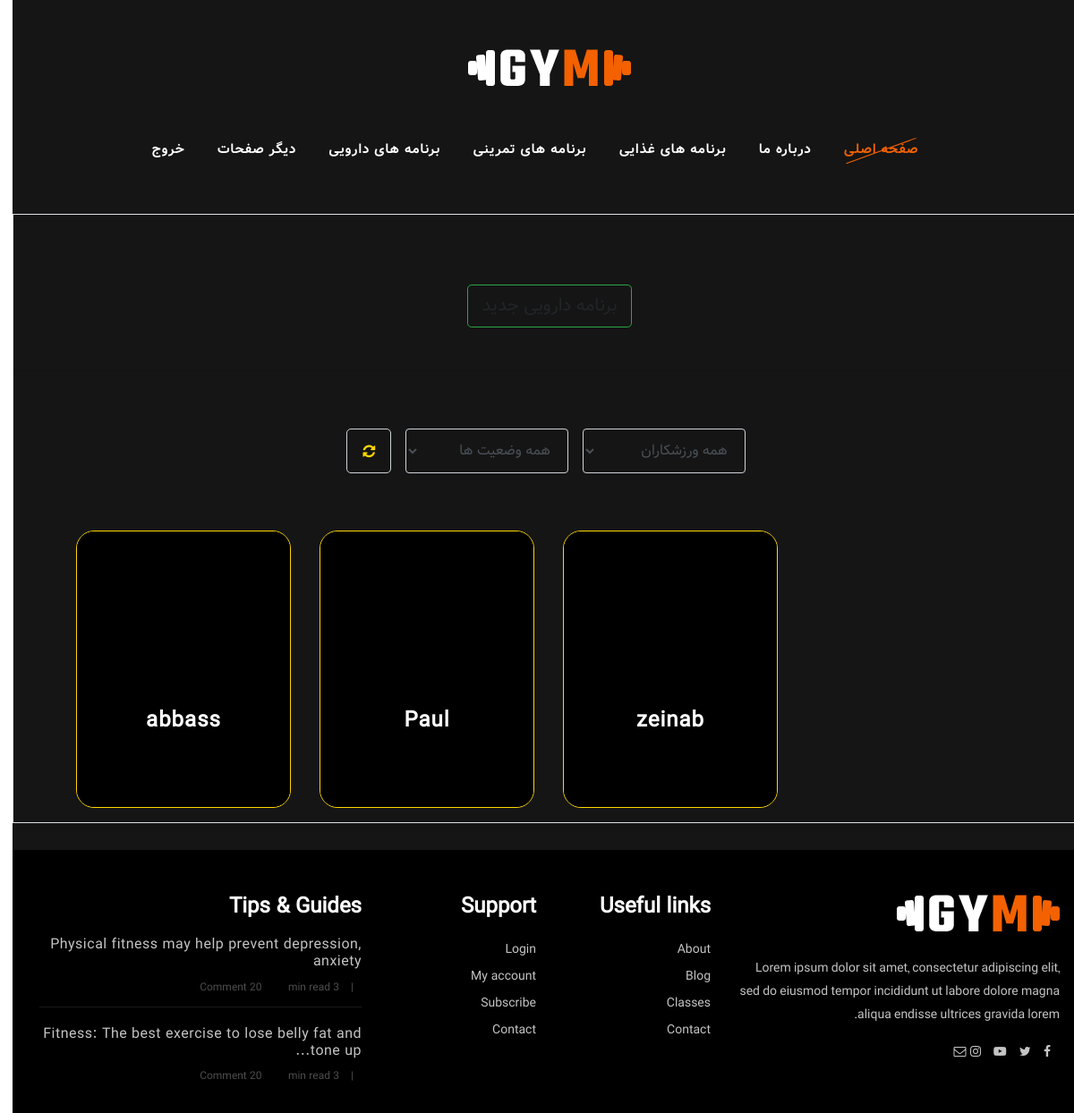
/manage_medicine/MedicinePlanList/ (signed in), run on an earlier commit of the app's database.
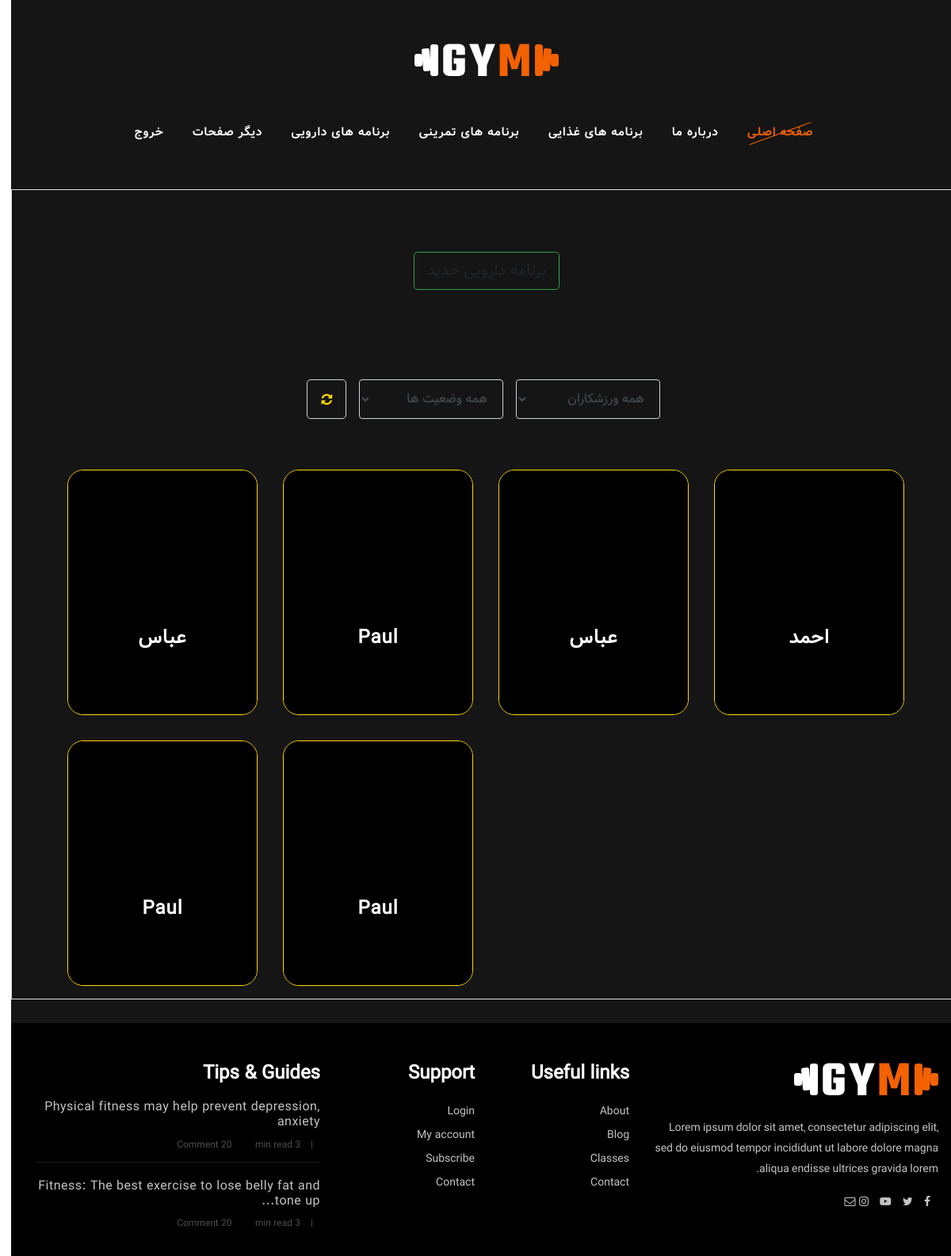
And on a later commit of the database.
### Medicine/models.py (models this page shows, shortened)
class MedicinePlan(models.Model):
    STATUS = [
        ('کات', 'کات'),
        ('افزایش وزن', 'افرایش وزن'),
        ('کاهش وزن', 'کاهش وزن'),
    ]
    start_date = jmodels.jDateField(verbose_name="Start Date", auto_now_add=True)
    end_date = jmodels.jDateField(verbose_name="End Date")
    status = models.CharField(verbose_name="Status",
                              choices=STATUS, max_length=50)
    medicine = models.ManyToManyField(
        Medicine, through='MedicinePlanItems',  verbose_name="Medicine")
    athlete = models.ForeignKey(Athlete , verbose_name='Athlete' , on_delete=models.CASCADE , null=True , blank=True)

### Users/models.py (models this page shows, shortened)
class Athlete(models.Model): # if login lazem shod az abstrctuser ers bebar
    BODY_TYPE = [
        ('Ectomorphs', 'Ectomorphs'),
        ('Mesomorphs', 'Mesomorphs'),
        ('Endomorphs', 'Endomorphs'),
        ('Ecto-mesomorphs', 'Ecto-mesomorphs'),
        ('Meso-endomorphs', 'Meso-endomorphs'),
        ('Ecto-Endomorphs', 'Ecto-Endomorphs'),
    ]
    username = models.CharField(max_length=255, unique=True)
    email = models.EmailField('email address', unique=True)
    user_image = models.ImageField(
        'Profile Image',  upload_to=None, default='DU.jpg')
    address = models.CharField('Address', max_length=100 , null=True, blank=True)
    age = models.IntegerField('Age',  null=True, blank=True)
    mobile_number = models.CharField(
        'Mobile Number', max_length=15, unique=True,  validators=[PHONE_NUMBER_REGEX])
    is_mobile_submitted = models.BooleanField(
        'is mobile submitted', default=False)
    height = models.DecimalField('Height', max_digits=3, decimal_places=2 , null=True , blank=True)
    weight = models.DecimalField('weight', max_digits=3, decimal_places=1 , null=True , blank=True)
    body_type = models.CharField('Body Type', max_length=50 , choices=BODY_TYPE , null=True , blank=True)
    def __str__(self):
        return self.username

### Medicine/views.py (the view)
# urls.py: path('MedicinePlanList/' , MedicinePlanList.as_view() , name='MedicinePlanList'),
class MedicinePlanList(LoginRequiredMixin, ListView):
    model = MedicinePlan
    template_name = 'Plans/MedicinePlans/MedicinePlanList.html'
    context_object_name = 'AllMedicinePlan'
    def get_context_data(self, **kwargs):
        context = super().get_context_data(**kwargs)
        query_set = self.get_queryset()
        context["all_person"] = Athlete.objects.all()
        context["all_status"] = ["افزایش وزن" , "کاهش وزن" , "کات"]
        return context

### Template/Plans/MedicinePlans/MedicinePlanList.html (shortened to what this page needs)
{% extends 'Medicine/manage_medicine.html' %}
{% load widget_tweaks %}
{% load static %}
{% block MedicinePlanList %}
<div class="d-flex justify-content-center my-5 spad">
    <a class='btn btn-outline-success btn-lg' onclick="CreatePlan('/manage_medicine/AddMedicinePlan/')">برنامه دارویی جدید</a>
</div>
<hr>
<div class="row">
  <div class="d-block container" style="padding: 0 40px" class="txtSearch">
    <div class="d-block container my-5">
      <div class="row justify-content-center">
        <select name="athlete" id="athlete-select" class="form-control choosebox col-md-2 mx-2">
          <option value="">همه ورزشکاران</option>
        </select>
        <select name="status" id="status-select" class="form-control choosebox col-md-2 mx-2">
          <option value="">همه وضعیت ها</option>
        </select>
        <a onclick="refresh()" id="refresh_icon" class="d-content border-2 mx-3"><i class='fa fa-refresh' id="refresh_icon_id"></i></a>
      </div>
    </div>
    {% for object in AllMedicinePlan %}
    <div class="containerBX m-3 float-left" id="cards">
      <div class="cardBX">
        <div class="contentBx">
          <h4 class="namesearch">{{object.athlete}}</h4>
        </div>
      </div>
    </div>
    {% endfor %}
  </div>
</div>
{% endblock MedicinePlanList %}

What changed in the data, as far as the page shows it:
removed MedicinePlan: athlete "abbass"
removed MedicinePlan: athlete "zeinab"
added MedicinePlan: athlete "عباس"
added MedicinePlan: athlete "عباس"
added MedicinePlan: athlete "احمد"
added MedicinePlan: athlete "Paul"
added MedicinePlan: athlete "Paul"
